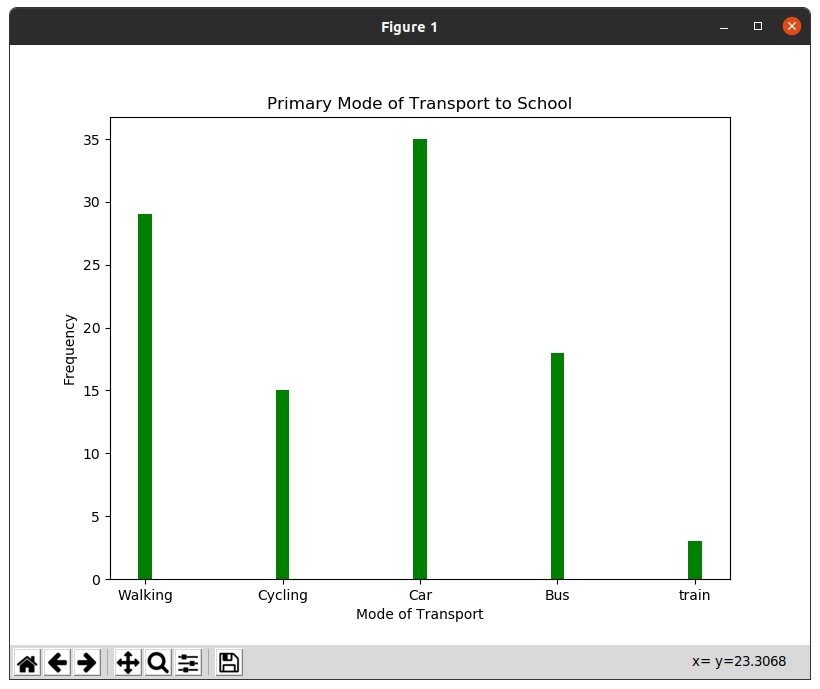

This chart was generated by the following Python code:
import matplotlib.pyplot as plt

# Replace these with your actual data
modes_of_transport = ["Walking","Cycling","Car","Bus","train"]
frequency= [29,15,35,18,3]

# Create a bar graph
plt.figure(figsize=(8, 6))

plt.bar(modes_of_transport, frequency, width=0.1, color='green')

# Set properties for the graph
plt.xlabel('Mode of Transport')
plt.ylabel('Frequency')
plt.title('Primary Mode of Transport to School')

# Show the bar graph
plt.show()
